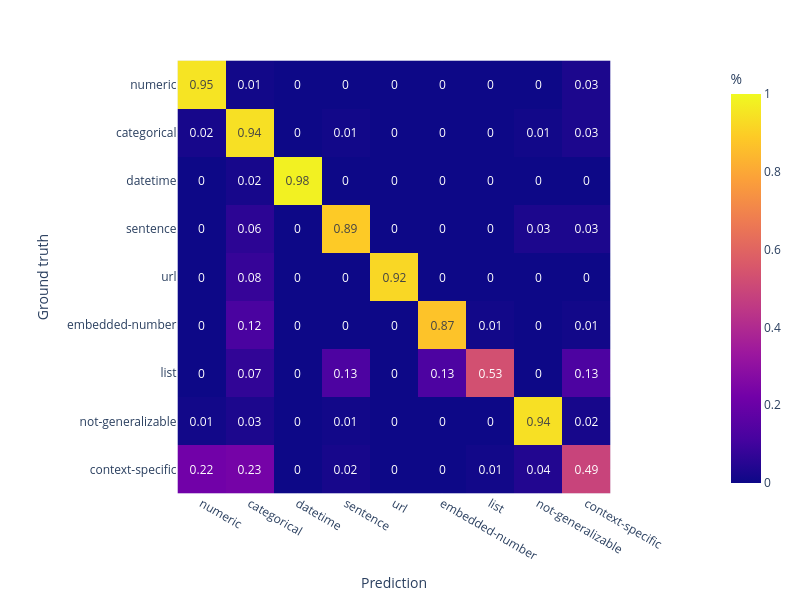
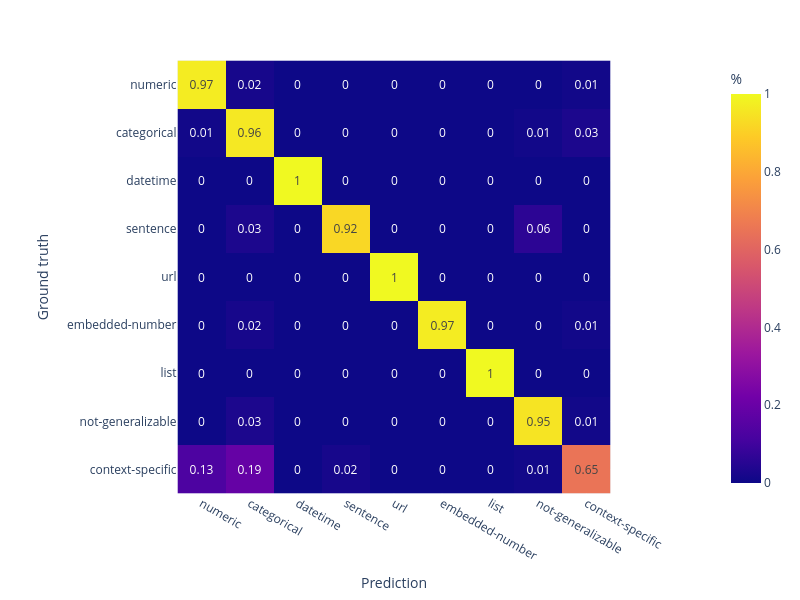

The cell these charts' notebook holds for them, in order:
### Code cell
for x in fs:
    
    feature_set_data = featurized_data.copy()

    model = TabularPredictor(label="y_act",
                             problem_type='multiclass',
                             eval_metric='f1_macro',
                             path='results/best_model',
                             verbosity=0)

    if 'embedding' in x.lower():
        fold = splitting.create_split(all_datasets, test_size=0.2, target_col='y_act', group_col='Record_id', random_state=seed_best_model)
        train = feature_set_data.iloc[fold["train"]].reset_index(drop=True)
        test = feature_set_data.iloc[fold["test"]].reset_index(drop=True)
        
        sentenceTF_vc = feature_extraction.SentenceTFVectorizer()
        feature_set_data = sentenceTF_vc.transform(featurized_data)
        
        features_to_learn = feature_sets[x]['features'] + ['SentenceTF_embedding_dim_'+ str(i) for i in range(384)]
  

    if 'bi-gram' in x.lower():
        fold = splitting.create_split(all_datasets, test_size=0.2, target_col='y_act', group_col='Record_id', random_state=seed_baseline)
        train = feature_set_data.iloc[fold["train"]].reset_index(drop=True)
        test = feature_set_data.iloc[fold["test"]].reset_index(drop=True)
        
        bigram_vc= feature_extraction.BigramVectorizer()
        bigram_vc.fit(train, normalize=False, top_k=1500)
    
        train = bigram_vc.transform(train.filter(feature_sets[x]['features'] + ['Attribute_name', 'y_act']))
        test = bigram_vc.transform(test.filter(feature_sets[x]['features'] + ['Attribute_name', 'y_act']))
        
        features_to_learn = feature_sets[x]['features'] + [str(b) for b in list(bigram_vc.bigrams.values())]

        
    
    # Training
    X_train = train.filter(features_to_learn)
    y_train = train["y_act"]
    # some columns are int, make all strings to escape error from model.fit
    X_train.columns = X_train.columns.astype(str)
    train_data = X_train.copy()
    train_data["y_act"] = y_train
    
    # Predicting
    X_test = test.filter(features_to_learn)
    y_test = test["y_act"]
    # some columns are int, make all strings to escape error from model.fit
    X_test.columns = X_test.columns.astype(str)
    test_data = X_test.copy()
    test_data["y_act"] = y_test


    # Model
    model.fit(
        train_data=train_data,
        feature_generator=None,  # disables preprocessing
        hyperparameters={'XGB': best_params},
        excluded_model_types=[],  # ensures no other models are trained
        presets='best_quality',
        time_limit=600,
        num_stack_levels=0,
        num_bag_folds=0
    )

    y_pred = model.predict(test_data)

    # convert classes back to strings
    y_test = le.inverse_transform(y_test)
    y_pred = le.inverse_transform(y_pred)

    print(f'\n\t\t###### Feature Set: {x} ######\n')

    if x == fs[0]:
        # metrics.plot_heatmap(y_test, y_pred, class_map, decimal_places=2, save_path='figures/CM_RerunBaseline.pdf')
        metrics.plot_heatmap(y_test, y_pred, class_map, decimal_places=2)
    else:
        # metrics.plot_heatmap(y_test, y_pred, class_map, decimal_places=2, save_path='figures/CM_BestModel.pdf')
        metrics.plot_heatmap(y_test, y_pred, class_map, decimal_places=2)

    # metrics.plot_heatmap(y_test, y_pred, class_map, decimal_places=2)    
    metrics.model_performance(y_test, y_pred, class_map, decimal_places=3, class_average="macro")
    metrics.binary_metrics(y_test, y_pred, class_map, decimal_places=2)

    print('\n')

### Figure 1 — Plotly figure (JSON) as saved in the notebook; plotly's stock layout.template omitted (floating-point values rounded to 4 significant figures)
{"data": [{"coloraxis": "coloraxis", "hovertemplate": "Prediction: %{x}<br>Ground truth: %{y}<br>%: %{z}<extra></extra>", "name": "0", "texttemplate": "%{z}", "type": "heatmap", "x": ["numeric", "categorical", "datetime", "sentence", "url", "embedded-number", "list", "not-generalizable", "context-specific"], "xaxis": "x", "y": ["numeric", "categorical", "datetime", "sentence", "url", "embedded-number", "list", "not-generalizable", "context-specific"], "yaxis": "y", "z": [[0.95, 0.01, 0.0, 0.0, 0.0, 0.0, 0.0, 0.0, 0.03], [0.02, 0.94, 0.0, 0.01, 0.0, 0.0, 0.0, 0.01, 0.03], [0.0, 0.02, 0.98, 0.0, 0.0, 0.0, 0.0, 0.0, 0.0], [0.0, 0.06, 0.0, 0.89, 0.0, 0.0, 0.0, 0.03, 0.03], [0.0, 0.08, 0.0, 0.0, 0.92, 0.0, 0.0, 0.0, 0.0], [0.0, 0.12, 0.0, 0.0, 0.0, 0.87, 0.01, 0.0, 0.01], [0.0, 0.07, 0.0, 0.13, 0.0, 0.13, 0.53, 0.0, 0.13], [0.01, 0.03, 0.0, 0.01, 0.0, 0.0, 0.0, 0.94, 0.02], [0.22, 0.23, 0.0, 0.02, 0.0, 0.0, 0.01, 0.04, 0.49]]}], "layout": {"coloraxis": {"cmax": 1, "cmin": 0, "colorbar": {"title": {"text": "%"}}, "colorscale": [[0, "#0d0887"], [0.1111, "#46039f"], [0.2222, "#7201a8"], [0.3333, "#9c179e"], [0.4444, "#bd3786"], [0.5556, "#d8576b"], [0.6667, "#ed7953"], [0.7778, "#fb9f3a"], [0.8889, "#fdca26"], [1, "#f0f921"]]}, "height": 600, "margin": {"t": 60}, "width": 800, "xaxis": {"anchor": "y", "constrain": "domain", "domain": [0, 1], "scaleanchor": "y", "title": {"text": "Prediction"}}, "yaxis": {"anchor": "x", "autorange": "reversed", "constrain": "domain", "domain": [0, 1], "title": {"text": "Ground truth"}}}}

### Figure 2 — Plotly figure (JSON) as saved in the notebook; plotly's stock layout.template omitted (floating-point values rounded to 4 significant figures)
{"data": [{"coloraxis": "coloraxis", "hovertemplate": "Prediction: %{x}<br>Ground truth: %{y}<br>%: %{z}<extra></extra>", "name": "0", "texttemplate": "%{z}", "type": "heatmap", "x": ["numeric", "categorical", "datetime", "sentence", "url", "embedded-number", "list", "not-generalizable", "context-specific"], "xaxis": "x", "y": ["numeric", "categorical", "datetime", "sentence", "url", "embedded-number", "list", "not-generalizable", "context-specific"], "yaxis": "y", "z": [[0.97, 0.02, 0.0, 0.0, 0.0, 0.0, 0.0, 0.0, 0.01], [0.01, 0.96, 0.0, 0.0, 0.0, 0.0, 0.0, 0.01, 0.03], [0.0, 0.0, 1.0, 0.0, 0.0, 0.0, 0.0, 0.0, 0.0], [0.0, 0.03, 0.0, 0.92, 0.0, 0.0, 0.0, 0.06, 0.0], [0.0, 0.0, 0.0, 0.0, 1.0, 0.0, 0.0, 0.0, 0.0], [0.0, 0.02, 0.0, 0.0, 0.0, 0.97, 0.0, 0.0, 0.01], [0.0, 0.0, 0.0, 0.0, 0.0, 0.0, 1.0, 0.0, 0.0], [0.0, 0.03, 0.0, 0.0, 0.0, 0.0, 0.0, 0.95, 0.01], [0.13, 0.19, 0.0, 0.02, 0.0, 0.0, 0.0, 0.01, 0.65]]}], "layout": {"coloraxis": {"cmax": 1, "cmin": 0, "colorbar": {"title": {"text": "%"}}, "colorscale": [[0, "#0d0887"], [0.1111, "#46039f"], [0.2222, "#7201a8"], [0.3333, "#9c179e"], [0.4444, "#bd3786"], [0.5556, "#d8576b"], [0.6667, "#ed7953"], [0.7778, "#fb9f3a"], [0.8889, "#fdca26"], [1, "#f0f921"]]}, "height": 600, "margin": {"t": 60}, "width": 800, "xaxis": {"anchor": "y", "constrain": "domain", "domain": [0, 1], "scaleanchor": "y", "title": {"text": "Prediction"}}, "yaxis": {"anchor": "x", "autorange": "reversed", "constrain": "domain", "domain": [0, 1], "title": {"text": "Ground truth"}}}}
